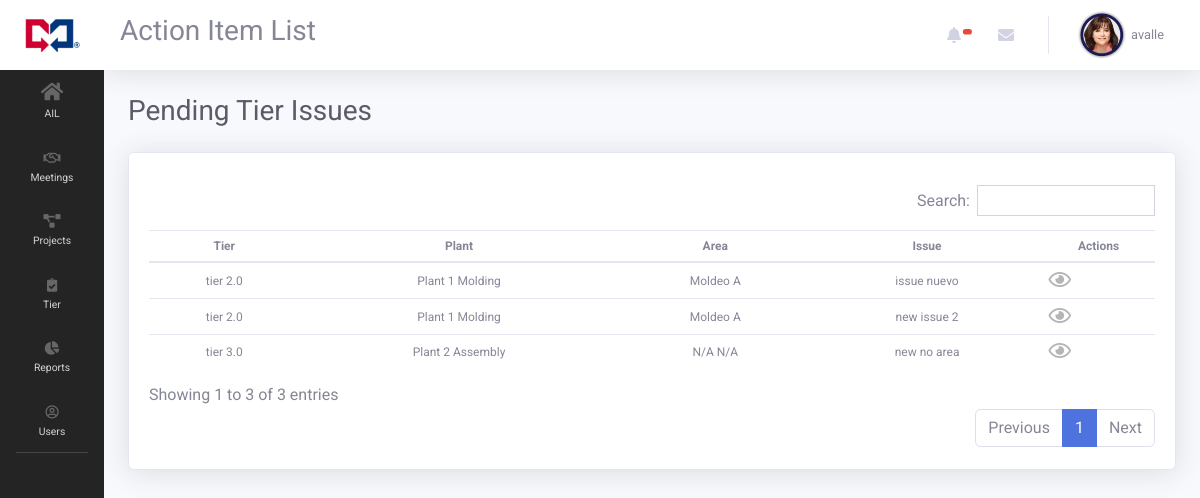
Page /index.php?page=tier_pending (signed in) on the committed database.
### tables this page shows
CREATE TABLE `tier_triggers` (
  `trigger_id` int(11) NOT NULL,
  `trigger_issue` varchar(255) NOT NULL,
  `trigger_tier_id` int(11) NOT NULL,
  `trigger_area_id` int(11) NOT NULL,
  `trigger_date` timestamp NOT NULL DEFAULT current_timestamp() ON UPDATE current_timestamp(),
  `trigger_complete` int(1) NOT NULL DEFAULT 0
);

CREATE TABLE `tiers` (
  `tier_id` int(11) NOT NULL,
  `tier_name` varchar(255) NOT NULL,
  `tier_plant` int(11) NOT NULL,
  `tier_active` int(1) NOT NULL DEFAULT 1
);

CREATE TABLE `plants` (
  `plant_id` int(11) NOT NULL,
  `plant_name` varchar(255) NOT NULL,
  `plant_active` int(1) NOT NULL DEFAULT 1
);

CREATE TABLE `tier_area` (
  `area_id` int(11) NOT NULL,
  `area_name` varchar(255) NOT NULL,
  `tier_id` int(11) NOT NULL,
  `area_ident` varchar(255) NOT NULL
);

### views/pages/tiers/tier_pending.php (the view, shortened to what this page needs)
<h1 class="h3 mb-4 text-gray-800">Pending Tier Issues</h1>
<div class="card shadow mb-4">
    <div class="card-header py-3">
    </div>
        <div class="card-body">
            <div style="margin-top:-20px;" class="table-responsive">
            <table  style="font-size: 14px; vertical-align:middle; " class="table  order-column " id="dataTableExcel" width="100%" cellspacing="0">
                <thead>
                <tr>
                    <th style="text-align: center;">Tier</th>
                    <th style="text-align: center;">Plant</th>
                    <th style="text-align: center;">Area</th>
                    <th style="text-align: center;">Issue</th>
                    <th style="width: 100px;text-align: center;">Actions</th>
                </tr>
                </thead>
                <tbody>
                    <?php
                    $query = "SELECT * FROM tier_triggers
                    LEFT JOIN tiers ON tiers.tier_id = tier_triggers.trigger_tier_id
                    LEFT JOIN plants ON tiers.tier_plant = plants.plant_id
                    LEFT JOIN tier_area ON tier_area.tier_id = tiers.tier_id
                    WHERE trigger_complete = 0 GROUP BY tier_triggers.trigger_id";
                    $result = mysqli_query($connection, $query);
                    while($row = mysqli_fetch_array($result)):
                    ?>
                        <tr>
                            <td style="text-align: center;"><?php echo $row['tier_name']; ?></td>
                            <td style="text-align: center;"><?php echo $row['plant_name'];  ?></td>
                            <td style="text-align: center;"><?php if($row['area_name'] == ""){echo "N/A";}else{echo $row['area_name'];}  ?> <?php if($row['area_ident'] == ""){echo "N/A";}else{echo $row['area_ident'];} ?></td>
                            <td style="text-align: center;"><?php echo $row['trigger_issue']; ?></td>
                            <td>
                                <a href='index.php?page=tier_view&tier_id=<?php echo $row[0]?><?php if($row['area_id'] != ""){echo "&area_id={$row['area_id']}";}else{echo "";} ?>'  class='' ><i data-toggle='tooltip' data-placement='left' title='View Details' style='font-size: 20px; color:#b5b5b5' class='far fa-eye options'></i></a>
                            </td>
                        </tr>
                    <?php endwhile; ?>
                </tbody>
            </table>
        </div>
    </div>
</div>

### views/includes/header.php (style rules this page uses)
body { font-family: 'Roboto', sans-serif; }
tr { font-size: 12px; }
.table-responsive { width: 100%; }
.card-header { background-color: #fff; border-bottom: #fff; }
td { vertical-align: middle; }
.odd { vertical-align: middle; }
.even { vertical-align: middle; }

### rows in the picture
tier_triggers: tiers.tier_name "tier 2.0", plants.plant_name "Plant 1 Molding", tier_area.area_name "Moldeo", tier_area.area_ident "A", trigger_issue "issue nuevo"
tier_triggers: tiers.tier_name "tier 2.0", plants.plant_name "Plant 1 Molding", tier_area.area_name "Moldeo", tier_area.area_ident "A", trigger_issue "new issue 2"
tier_triggers: tiers.tier_name "tier 3.0", plants.plant_name "Plant 2 Assembly", shows "N/A", trigger_issue "new no area"

### other values in the picture
$_SESSION['quatroapp_user_name'] "avalle"
